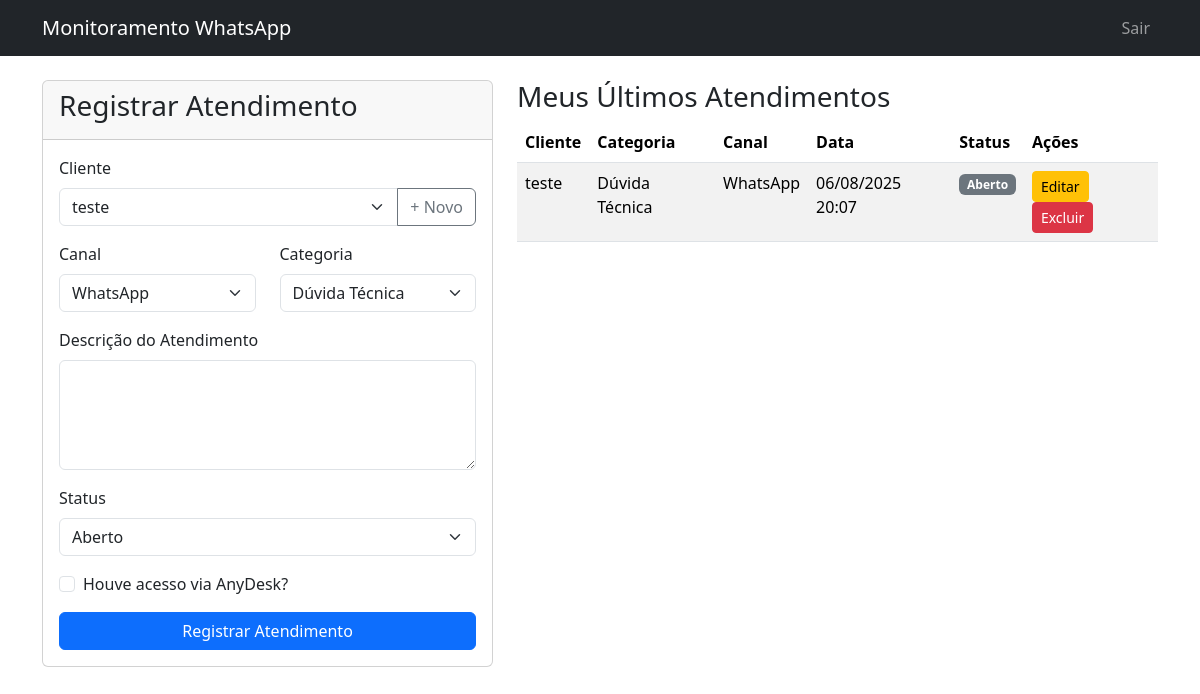
The page /index (signed in) on the database as committed earlier.
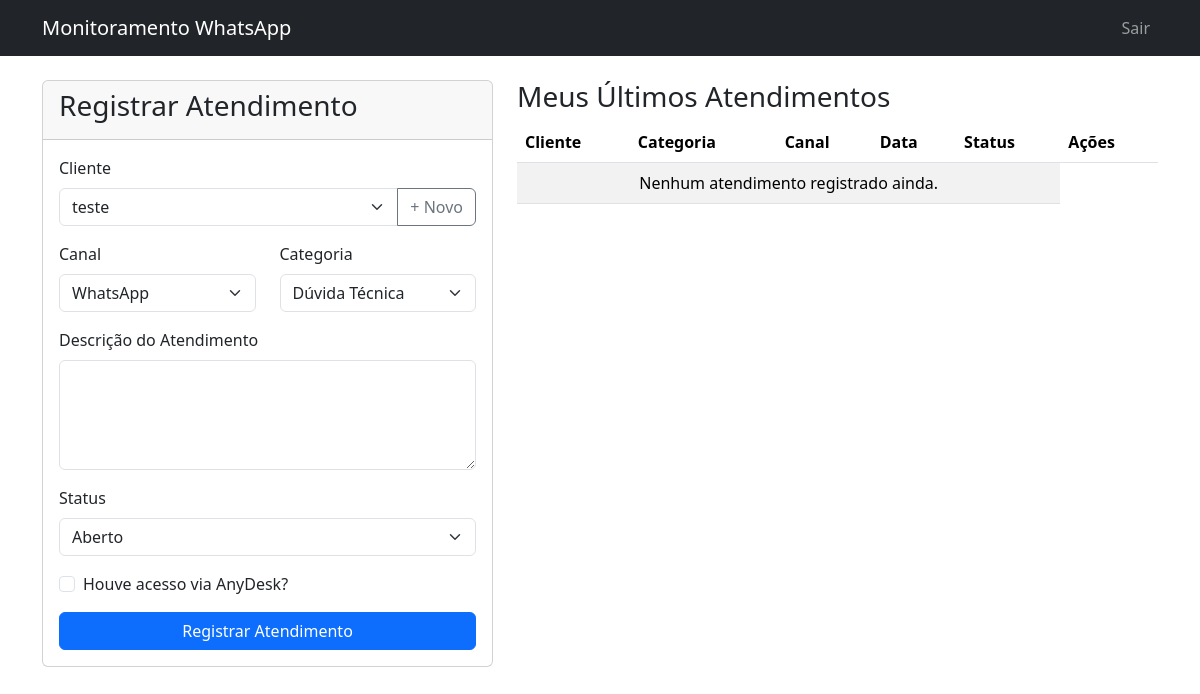
The same page on the database as committed later.
### app/models.py (models this page shows, shortened)
class Interaction(db.Model):
    __tablename__ = 'interactions'
    id = db.Column(db.Integer, primary_key=True)
    user_id = db.Column(db.Integer, db.ForeignKey('users.id'), nullable=False)
    client_id = db.Column(db.Integer, db.ForeignKey('clients.id'), nullable=False)
    channel = db.Column(db.String(50), nullable=False) # 'WhatsApp' ou 'AnyDesk'
    had_anydesk_session = db.Column(db.Boolean, default=False) # O checkbox extra
    category = db.Column(db.String(100), nullable=False) # 'Dúvida Técnica', 'Suporte', etc.
    description = db.Column(db.Text, nullable=False)
    status = db.Column(db.String(50), default='Aberto', nullable=False) # 'Aberto', 'Resolvido', etc.
    start_time = db.Column(db.DateTime, default=datetime.utcnow, index=True)
    end_time = db.Column(db.DateTime, nullable=True) # Preenchido ao resolver

class Client(db.Model):
    __tablename__ = 'clients'
    id = db.Column(db.Integer, primary_key=True)
    name = db.Column(db.String(128), nullable=False, index=True)
    phone = db.Column(db.String(40), unique=True, nullable=False)
    interactions = db.relationship('Interaction', backref='client', lazy='dynamic')

### app/routes.py (the view, shortened to what this page needs)
@bp.route('/', methods=['GET', 'POST'])
@bp.route('/index', methods=['GET', 'POST'])
@login_required
def index():
    new_client_id = request.args.get('new_client_id', type=int)
    new_client_obj = Client.query.get(new_client_id) if new_client_id else None
    interaction_form = InteractionForm(client=new_client_obj)
    client_form = ClientForm()
    search_date_str = request.args.get('search_date')
    if search_date_str:
        try:
            search_date = date.fromisoformat(search_date_str)
        except ValueError:
            flash('Formato de data inválido.', 'danger')
            search_date = date.today()
    else:
        search_date = date.today()
    query = Interaction.query.filter(func.date(Interaction.start_time) == search_date)
    if not current_user.is_supervisor:
        query = query.filter_by(user_id=current_user.id)
    interactions = query.order_by(Interaction.start_time.desc()).all()
    return render_template('index.html',
                           interaction_form=interaction_form,
                           client_form=client_form,
                           interactions=interactions)

### app/forms.py
class InteractionForm(FlaskForm):
    client = QuerySelectField('Cliente', query_factory=get_clients, get_label='name', allow_blank=False, validators=[DataRequired()])
    channel = SelectField('Canal', choices=[('WhatsApp', 'WhatsApp')], validators=[DataRequired()])
    category = SelectField('Categoria', choices=[
        ('Dúvida Técnica', 'Dúvida Técnica'),
        ('Suporte', 'Suporte'),
    ], validators=[DataRequired()])
    description = TextAreaField('Descrição do Atendimento', validators=[DataRequired()])
    status = SelectField('Status', choices=[('Aberto', 'Aberto'), ('Em Andamento', 'Em Andamento'), ('Resolvido', 'Resolvido'), ('Pendente', 'Pendente')], validators=[DataRequired()])
    had_anydesk_session = BooleanField('Houve acesso via AnyDesk?')
    submit_interaction = SubmitField('Registrar Atendimento')

class ClientForm(FlaskForm):
    name = StringField('Nome do Cliente', validators=[DataRequired()])
    phone = StringField('Telefone (WhatsApp)', validators=[DataRequired()])
    submit_client = SubmitField('Salvar Cliente')

### app/forms.py (called while the page is built)
def get_clients():
    return Client.query

### app/models.py (called while the page is built)
@login_manager.user_loader
def load_user(user_id):
    return User.query.get(user_id)

### app/templates/index.html (shortened to what this page needs)
{% extends "base.html" %}
{% block content %}
<div class="row">
    <div class="col-md-5">
        <div class="card">
            <div class="card-header">
                <h3>Registrar Atendimento</h3>
            </div>
            <div class="card-body">
                <form method="POST" action="{{ url_for('main.index') }}">
                    <div class="mb-3">
                        {{ interaction_form.client.label(class="form-label") }}
                        <div class="input-group">
                            {{ interaction_form.client(class="form-select") }}
                            <button type="button" class="btn btn-outline-secondary" data-bs-toggle="modal" data-bs-target="#newClientModal">
                                + Novo
                            </button>
                        </div>
                    </div>
                    <div class="row">
                        <div class="col-md-6 mb-3">
                            {{ interaction_form.channel.label(class="form-label") }}
                            {{ interaction_form.channel(class="form-select") }}
                        </div>
                        <div class="col-md-6 mb-3">
                            {{ interaction_form.category.label(class="form-label") }}
                            {{ interaction_form.category(class="form-select") }}
                        </div>
                    </div>
                    <div class="mb-3">
                        {{ interaction_form.description.label(class="form-label") }}
                        {{ interaction_form.description(class="form-control", rows=4) }}
                    </div>
                    <div class="mb-3">
                        {{ interaction_form.status.label(class="form-label") }}
                        {{ interaction_form.status(class="form-select") }}
                    </div>
                    <div class="mb-3 form-check">
                        {{ interaction_form.had_anydesk_session(class="form-check-input") }}
                        {{ interaction_form.had_anydesk_session.label(class="form-check-label") }}
                    </div>
                    {{ interaction_form.submit_interaction(class="btn btn-primary w-100") }}
                </form>
            </div>
        </div>
    </div>
    <div class="col-md-7">
        <h3>Meus Últimos Atendimentos</h3>
        <div class="table-responsive">
            <table class="table table-striped table-hover">
                <thead>
                    <tr>
                        <th>Cliente</th>
                        <th>Categoria</th>
                        <th>Canal</th>
                        <th>Data</th>
                        <th>Status</th>
                        <th>Ações</th>
                    </tr>
                </thead>
                <tbody>
                    {% for interaction in interactions %}
                    <tr>
                        <td>{{ interaction.client.name }}</td>
                        <td>{{ interaction.category }}</td>
                        <td>{{ interaction.channel }}</td>
                        <td>{{ interaction.start_time.strftime('%d/%m/%Y %H:%M') }}</td>
                        <td>
                            {% if interaction.status == 'Resolvido' %}
                                <span class="badge status-resolvido">{{ interaction.status }}</span>
                            {% elif interaction.status == 'Pendente' %}
                                <span class="badge status-pendente">{{ interaction.status }}</span>
                            {% elif interaction.status == 'Em Andamento' %}
                                <span class="badge status-andamento">{{ interaction.status }}</span>
                            {% else %}
                                <span class="badge status-aberto">{{ interaction.status }}</span>
                            {% endif %}
                        </td>
                        <td>
                            {% if (interaction.status != 'Resolvido') or current_user.is_supervisor %}
                            <a href="{{ url_for('main.edit_interaction', interaction_id=interaction.id) }}" class="btn btn-warning btn-sm">Editar</a>
                            <button type="button" class="btn btn-danger btn-sm" data-bs-toggle="modal" data-bs-target="#deleteModal{{ interaction.id }}">
                                Excluir
                            </button>
                            {% endif %}
                        </td>
                    </tr>
                    {% else %}
                    <tr>
                        <td colspan="5" class="text-center">Nenhum atendimento registrado ainda.</td>
                    </tr>
                    {% endfor %}
                </tbody>
            </table>
        </div>
    </div>
</div>
{% endblock %}

### app/templates/base.html (shortened to what this page needs)
<!doctype html>
<html lang="pt-br">
<head>
  <link rel="stylesheet" href="{{ url_for('static', filename='css/style.css') }}">
  <link href="https://cdn.jsdelivr.net/npm/bootstrap@5.3.3/dist/css/bootstrap.min.css" rel="stylesheet">
</head>
<body>
  <nav class="navbar navbar-expand-lg navbar-dark bg-dark">
    <div class="container">
      <a class="navbar-brand" href="{{ url_for('main.index') }}">Monitoramento WhatsApp</a>
      <div class="navbar-nav ms-auto">
        {% if current_user.is_authenticated %}
          <a class="nav-link" href="{{ url_for('main.logout') }}">Sair</a>
        {% else %}
          <a class="nav-link" href="{{ url_for('main.login') }}">Entrar</a>
          <a class="nav-link" href="{{ url_for('main.register') }}">Registrar</a>
        {% endif %}
      </div>
    </div>
  </nav>
  <main class="container mt-4">
    {% block content %}{% endblock %}
  </main>
</body>
</html>

### app/static/css/style.css (style rules this page uses)
body { background-color: #f8f9fa; }

Rows that differ between the two databases and show on the page:
removed Interaction: client.name "teste", category "Dúvida Técnica", channel "WhatsApp", start_time "06/08/2025 20:07", status "Aberto"
Other text that changed with them:
text now shown: "Nenhum atendimento registrado ainda."
